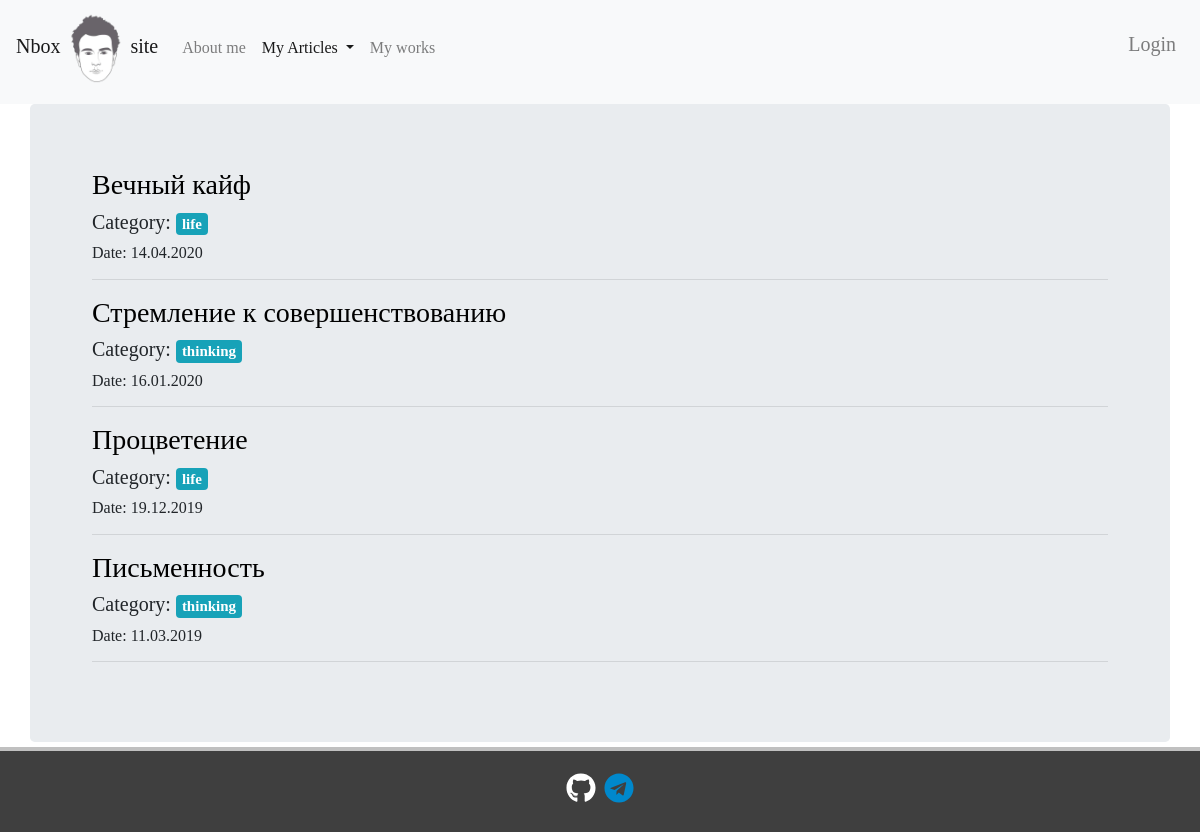
The app's page /articles/ with its own data.
### articles/models.py (models this page shows, shortened)
class Articles(models.Model):
    title = models.CharField(
        max_length=120,
        verbose_name='Title')
    content = RichTextField(blank=True, null=True)
    category = models.CharField(max_length=255, default='life')
    date = models.DateTimeField(verbose_name='Publication date')
    class Meta:
        verbose_name = 'Article'
        verbose_name_plural = 'Articles'

### articles/views.py (the view)
# urls.py: path('', ArticlesView.as_view(), name='articles'),
class ArticlesView(ListView):
    template_name = 'articles/articles_page.html'
    model = Articles
    def get_context_data(self, *args, **kwargs):
        context = super().get_context_data(*args, **kwargs)
        context['articles'] = Articles.objects.all().order_by('-date')[:20]
        context['categories'] = Category.objects.all()
        return context

### articles/models.py (called while the page is built)
    def __str__(self):
        return self.name

### articles/templates/articles/articles_page.html (shortened to what this page needs)
{% extends "home/wrapper.html" %}
{% load static %}
{% block ar %} active {% endblock %}
{% block content %}
    <div class="container">
        {% for post in articles %}
            <a class="my_a" href="{% url 'article' post.pk %}">
                <h3>
                    {{ post.title }}
                </h3>
            </a>
            <h5>
                Category:
                <a class="badge badge-info" href="{% url 'category' post.category|slugify %}">
                    {{ post.category }}
                </a>
            </h5>
            <h6>
                Date: {{ post.date|date:"d.m.Y" }}
            </h6>
            <hr>
        {% endfor %}
    </div>
{% endblock %}

### home/static/home/base.css (style rules this page uses)
body { padding-bottom: 90px; position: relative; min-height: 100vh; }
.my_a { color: black; }
h1, h2, h3, h4, h5, h6 { font-family: Geneva; }

### records on screen
Articles: title "Вечный кайф", category "life", date "14.04.2020"
Articles: title "Стремление к совершенствованию", category "thinking", date "16.01.2020"
Articles: title "Процветение", category "life", date "19.12.2019"
Articles: title "Письменность", category "thinking", date "11.03.2019"
